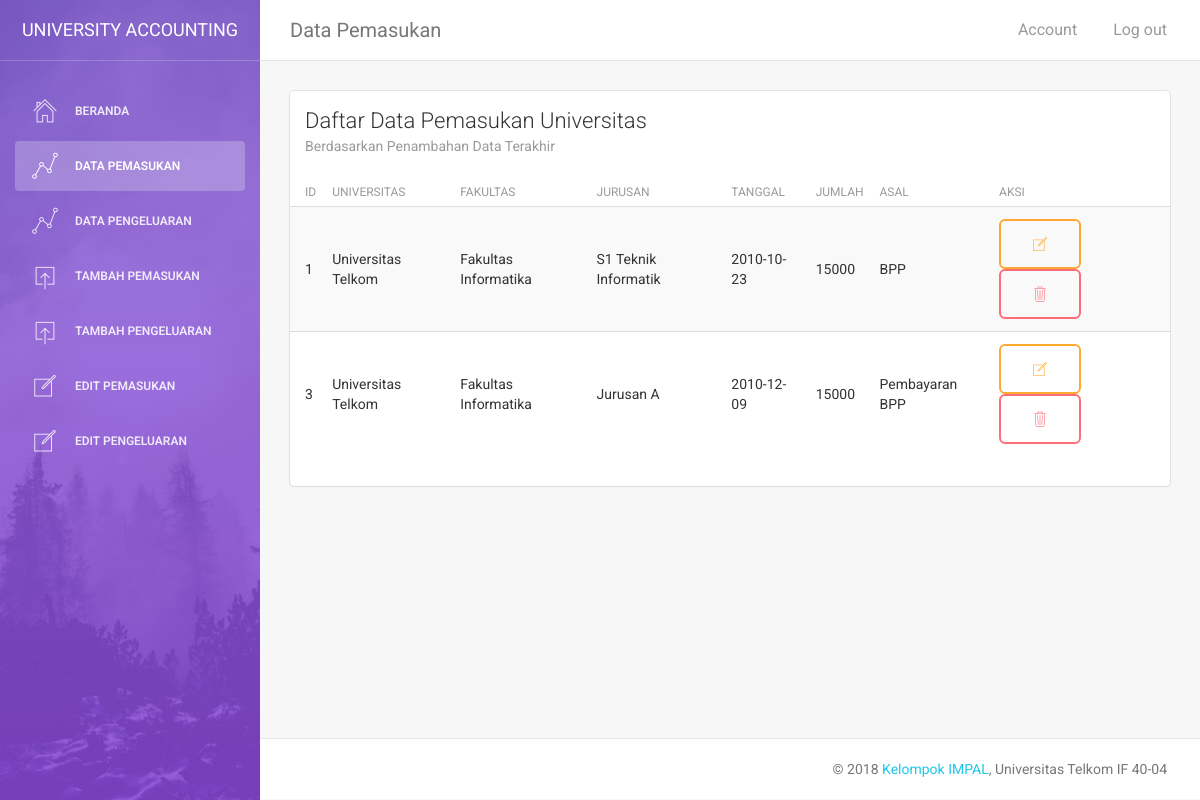
Before: /impal/index.php/pemasukan with the older database file.
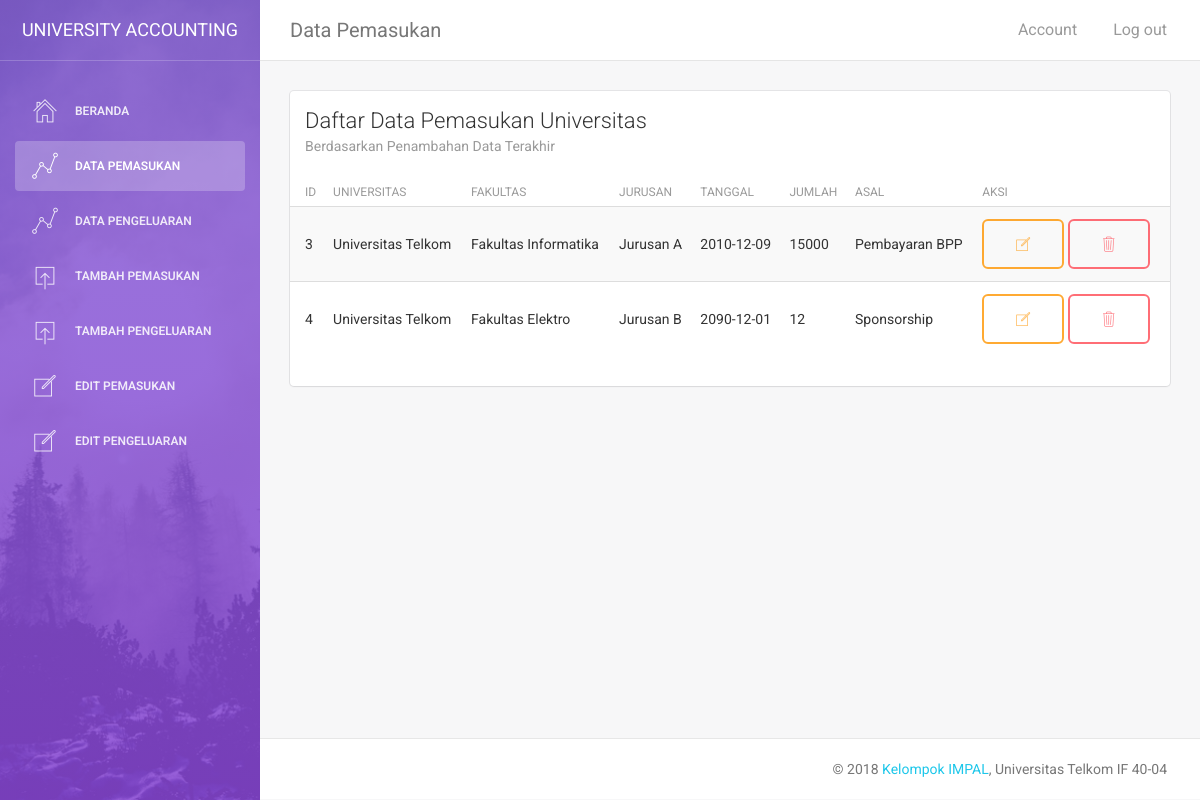
After: the same page with the newer database file.
### tables this page shows
CREATE TABLE `pemasukan` (
  `id_pemasukan` int(11) NOT NULL,
  `nama_univ` varchar(20) NOT NULL,
  `nama_fakultas` varchar(20) NOT NULL,
  `nama_jurusan` varchar(20) NOT NULL,
  `tanggal_pemasukan` date NOT NULL,
  `jumlah_pemasukan` int(20) NOT NULL,
  `asal_pemasukan` varchar(20) NOT NULL
);

### impal/application/controllers/pemasukan.php (called while the page is built, shortened)
<?php
Class pemasukan extends CI_Controller
{
    public function __construct()
    {
        $this->load->model('m_pemasukan');
    }
    public function index($offset=0)
    {
        $data['pemasukan'] = $this->m_pemasukan->getAllpemasukan();
        $data['pemasukan1'] = $this->m_pemasukan->getpemasukan(1);
        $this->load->view('index',$data);
    }
}
?>

### impal/index.php (called while the page is built, shortened)
<?php
require_once BASEPATH.'core/CodeIgniter.php';

### impal/application/models/m_pemasukan.php (called while the page is built, shortened)
<?php
Class m_pemasukan extends CI_Model
{
	public function getAllpemasukan(){
		$query = $this->db->get('pemasukan');
		return $query->result_array();
	}
	public function getpemasukan($id)
	{
		$this->db->where('id_pemasukan',$id);
		$query = $this->db->get('pemasukan');
		return $query->row_array();
	}
}

### impal/application/views/index.php (the view, shortened to what the changed rows need)
<!doctype html>
<html lang="en">
<head>
    <link href="<?php echo base_url("assets/css/bootstrap.min.css") ?> " rel="stylesheet" />
    <link href="<?php echo base_url("assets/css/animate.min.css") ?> " rel="stylesheet"/>
    <link href="<?php echo base_url("assets/css/light-bootstrap-dashboard.css?v=1.4.0") ?> " rel="stylesheet"/>
    <link href="<?php echo base_url("assets/css/demo.css") ?> " rel="stylesheet" />
    <link href="http://maxcdn.bootstrapcdn.com/font-awesome/4.2.0/css/font-awesome.min.css" rel="stylesheet">
    <link href="<?php echo base_url("assets/css/pe-icon-7-stroke.css") ?> " rel="stylesheet" />
</head>
<body>
<div class="wrapper">
    <div class="main-panel">
        <div class="content">
            <div class="container-fluid">
                <div class="row">
                    <div class="col-md-12">
                        <div class="card">
                            <div class="content table-responsive table-full-width">
                                <table class="table table-hover table-striped">
                                    <thead>
                                        <th>ID</th>
                                        <th>Universitas</th>
                                        <th>Fakultas</th>
                                        <th>Jurusan</th>
                                        <th>Tanggal</th>
                                        <th>Jumlah</th>
                                        <th>Asal</th>
                                        <th>Aksi</th>
                                    </thead>
                                    <tbody>
                                        <?php $i=0; foreach ($pemasukan as $key => $value) { $i++; ?>
                                        <tr>
                                            <td><?php echo $value['id_pemasukan'];?></td>
                                            <td><?php echo $value['nama_univ'];?></td>
                                            <td><?php echo $value['nama_fakultas'];?></td>
                                            <td><?php echo $value['nama_jurusan'];?></td>
                                            <td><?php echo $value['tanggal_pemasukan'];?></td>
                                            <td><?php echo $value['jumlah_pemasukan'];?></td>
                                            <td><?php echo $value['asal_pemasukan'];?></td>
                                            <td>
                                                <a type="button" class="btn btn-lg btn-warning pe-7s-note" href="<?php echo site_url('pemasukan/edit/'.$value['id_pemasukan']);?>"></a>
                                                <a type="button" class="btn btn-lg btn-danger pe-7s-trash" href="<?php echo site_url('pemasukan/delete/'.$value['id_pemasukan']);?>" onclick="return confirm('Konfirmasi Penghapusan Data')"></a>
                                            </td>
                                        </tr>
                                        <?php } ?>
                                    </tbody>
                                </table>
                            </div>
                        </div>
                    </div>
                </div>
            </div>
        </div>
    </div>
</div>
</body>
</html>

Changed rows visible on the page:
removed pemasukan: id_pemasukan "1", nama_univ "Universitas Telkom", nama_fakultas "Fakultas Informatika", nama_jurusan "S1 Teknik Informatik", tanggal_pemasukan "2010-10-23", jumlah_pemasukan "15000", asal_pemasukan "BPP"
added pemasukan: id_pemasukan "4", nama_univ "Universitas Telkom", nama_fakultas "Fakultas Elektro", nama_jurusan "Jurusan B", tanggal_pemasukan "2090-12-01", jumlah_pemasukan "12", asal_pemasukan "Sponsorship"
